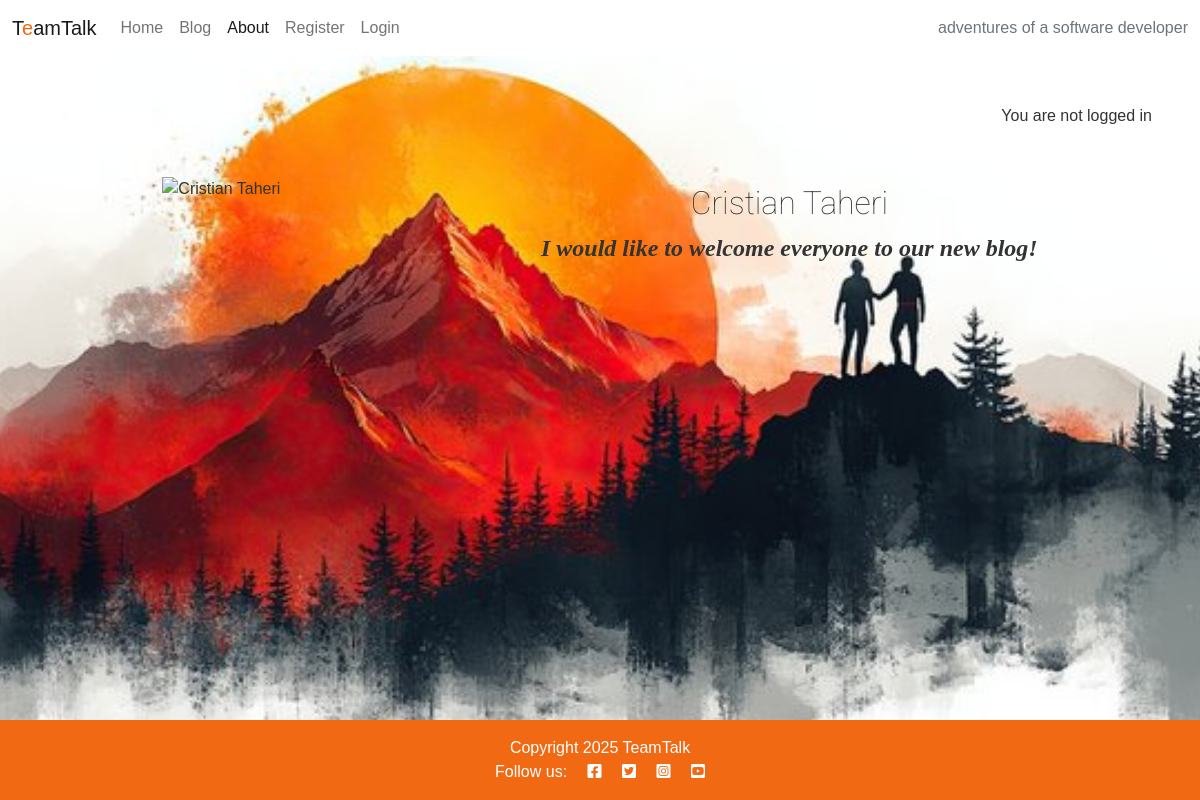
Page /about/ on the earlier database version.
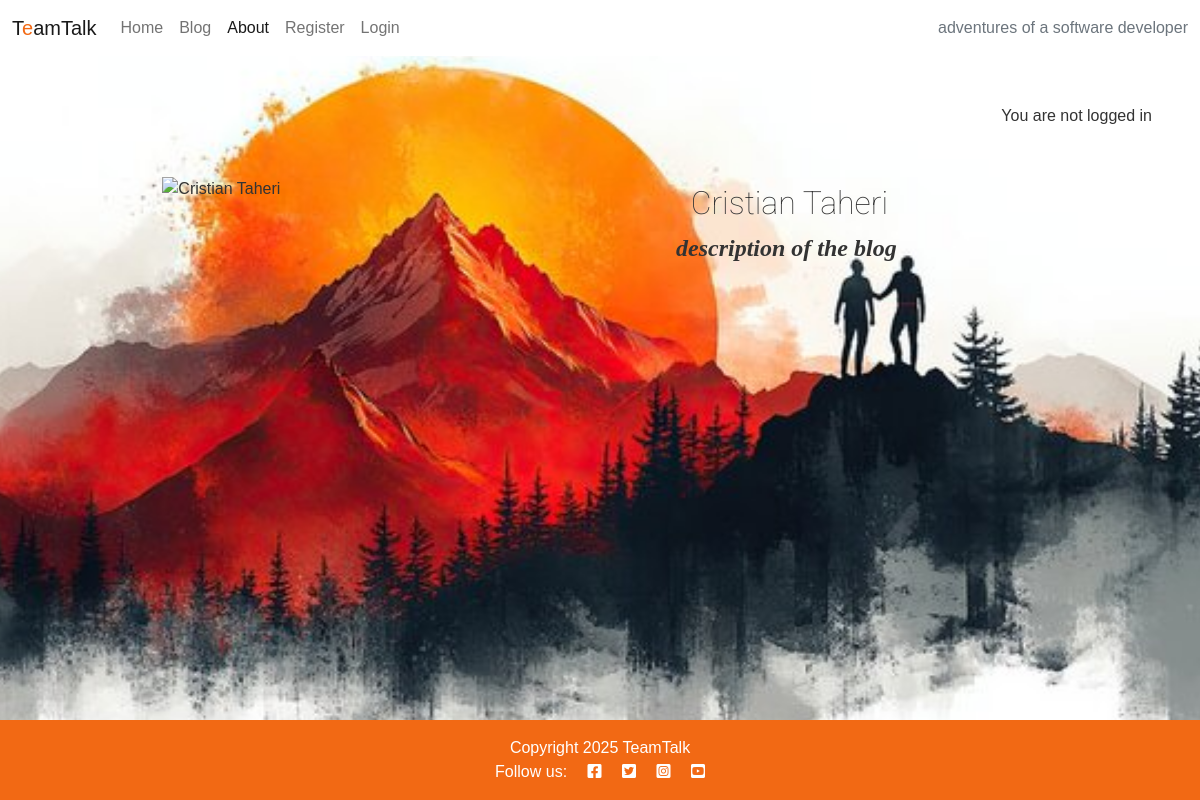
Same page on the later database version.
### about/models.py (models this page shows, shortened)
class About(models.Model):
    title = models.CharField(max_length=200)
    profile_image = CloudinaryField('image', default='placeholder')
    updated_on = models.DateTimeField(auto_now=True)
    content = models.TextField()

### about/views.py (the view)
# urls.py: path('', views.about_me, name='about'),
def about_me(request):
    about = About.objects.order_by('-updated_on').first()
    return render(
        request,
        "about/about.html",
        {"about": about},
    )

### about/templates/about/about.html (shortened to what this page needs)
{% extends 'base.html' %}
{% load static %}
{% load crispy_forms_tags %}
{% block content %}
<div class="container mt-5">
    <div class="row">
        <div class="col-12 col-md-4 text-center">
            {% if "placeholder" in about.profile_image.url %}
            <img src="{% static 'images/image1' %}" width="75%" class="profile-image" alt="{{ about.title }}">
            {% else %}
            <img src="{{ about.profile_image.url }}" width="75%" class="profile-image" alt="{{ about.title }}">
            {% endif %}
        </div>
        <div class="col-12 col-md-8">
            <h2 class="roboto-thin">{{ about.title }}</h2>
            {{ about.content | safe }}
        </div>
    </div>
</div>
{% endblock content %}

### templates/base.html (shortened to what this page needs)
{% load static %}
{% url 'post_detail' as post_detail_url %}
{% url 'home' as home_url %}
{% url 'about' as about_url %}
{% url 'account_login' as login_url %}
{% url 'account_signup' as signup_url %}
{% url 'account_logout' as logout_url %}
<!DOCTYPE html>
<html class="h-100" lang="en">
<head>
    <link rel="stylesheet" href="https://cdnjs.cloudflare.com/ajax/libs/font-awesome/5.15.3/css/all.min.css">
    <link href="https://cdn.jsdelivr.net/npm/bootstrap@5.0.1/dist/css/bootstrap.min.css" rel="stylesheet"
>
    <link rel="stylesheet" href="{% static 'css/style.css' %}">
</head>
<body class="d-flex flex-column h-100 main-bg">
    <nav class="navbar navbar-expand-lg navbar-light bg-white">
        <div class="container-fluid">
            <a class="navbar-brand" href="{% url 'home' %}"><span class="brand">T<span class="red-o">e</span>am<span
                        class="thin">Talk</span></span></a>
            <div class="collapse navbar-collapse" id="navbarText">
                <ul class="navbar-nav me-auto mb-2 mb-lg-0">
                    <li class="nav-item">
                        <a class="nav-link {% if request.path == home_url %}active" aria-current="page{% endif %}"
                            href="{% url 'home' %}">Home</a>
                    </li>
                    <li class="nav-item">
                        <a class="nav-link {% if request.path == home_url %}active" aria-current="page{% endif %}"
                            href="{% url 'posts' %}">Blog</a>
                    </li>
                    <li class="nav-item">
                        <a class="nav-link {% if request.path == about_url %}active" aria-current="page{% endif %}"
                            href="{% url 'about' %}">About</a>
                    </li>
                    {% if user.is_authenticated %}
                    <li class="nav-item">
                        <a class="nav-link {% if request.path == logout_url %}active" aria-current="page{% endif %}"
                            href="{% url 'account_logout' %}">Logout</a>
                    </li>
                    {% else %}
                        <li class="nav-item">
                        <a class="nav-link {% if request.path == signup_url %}active" aria-current="page{% endif %}"
                            href="{% url 'account_signup' %}">Register</a>
                    </li>
                    <li class="nav-item">
                        <a class="nav-link {% if request.path == login_url %}active" aria-current="page{% endif %}"
                            href="{% url 'account_login' %}">Login</a>
                    </li>
                    {% endif %}
                </ul>
                <span class="navbar-text text-muted">
                    adventures of a software developer
                </span>
            </div>
        </div>
    </nav>
    <main class="flex-shrink-0 main-bg">
        {% if user.is_authenticated %}
        <p class="text-end m-3">You are logged in as {{ user }}</p>
        {% else %}
        <p class="text-end m-3">You are not logged in</p>
        {% endif %}
        {% block content %}{% endblock content %}
    </main>
    <footer class="footer mt-auto py-3 dark-bg">
        <p class="m-0 text-center text-white">
      {% block copyright %}Copyright 2025 TeamTalk{% endblock copyright %}
</p>
        <p class="m-0 text-center text-white">Follow us: <i class="fab fa-facebook-square ms-3"></i>
            <i class="fab fa-twitter-square ms-3"></i>
            <i class="fab fa-instagram-square ms-3"></i>
            <i class="fab fa-youtube-square ms-3"></i>
        </p>
    </footer>
</body>
</html>

### static/css/style.css (style rules this page uses)
body { background-image: url(/static/images/indexpic.jpg); background-size: cover; background-position: center; background-repeat: no-repeat; margin: 0; font-family: Arial, sans-serif; background-color: #f7f7f7; color: #333333; }
.red-o { color: #f26914; }
header, footer { background-color: #f26914; color: white; text-align: center; padding: 1rem; }
main { padding: 2rem; text-align: center; }
h1, h2 { margin: 0.5rem 0; font-family: Roboto; }
.roboto-thin { font-family: "Roboto", serif; font-weight: 100; font-style: normal; }

Differences in the rows shown:
changed About "Cristian Taheri": content "I would like to welcome everyone to our new blog!" → "description of the blog"
